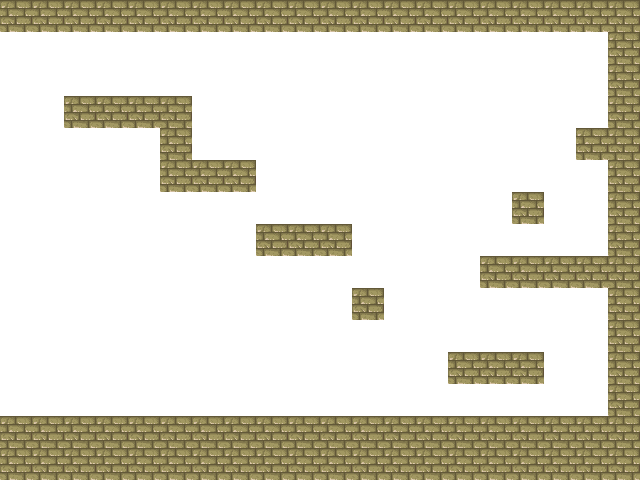

This game map was drawn from its Tiled (.tmx) file and the tilesets committed beside it. A one-line description and the full map source follow:
An orthogonal 20x15 tile map with 32x32 px tiles, 1 tile layer (capa0).

<map version="1.0" tiledversion="1.1.2" orientation="orthogonal" renderorder="right-down" width="20" height="15" tilewidth="32" tileheight="32" infinite="0" backgroundcolor="#ffffff" nextobjectid="1">
 <tileset firstgid="1" source="tmw_desert.tsx" />
 <layer name="capa0" width="20" height="15">
  <properties>
   <property name="top" type="bool" value="true" />
  </properties>
  <data encoding="csv">
10,10,10,10,10,10,10,10,10,10,10,10,10,10,10,10,10,10,10,10,
0,0,0,0,0,0,0,0,0,0,0,0,0,0,0,0,0,0,0,10,
0,0,0,0,0,0,0,0,0,0,0,0,0,0,0,0,0,0,0,10,
0,0,10,10,10,10,0,0,0,0,0,0,0,0,0,0,0,0,0,10,
0,0,0,0,0,10,0,0,0,0,0,0,0,0,0,0,0,0,10,10,
0,0,0,0,0,10,10,10,0,0,0,0,0,0,0,0,0,0,0,10,
0,0,0,0,0,0,0,0,0,0,0,0,0,0,0,0,10,0,0,10,
0,0,0,0,0,0,0,0,10,10,10,0,0,0,0,0,0,0,0,10,
0,0,0,0,0,0,0,0,0,0,0,0,0,0,0,10,10,10,10,10,
0,0,0,0,0,0,0,0,0,0,0,10,0,0,0,0,0,0,0,10,
0,0,0,0,0,0,0,0,0,0,0,0,0,0,0,0,0,0,0,10,
0,0,0,0,0,0,0,0,0,0,0,0,0,0,10,10,10,0,0,10,
0,0,0,0,0,0,0,0,0,0,0,0,0,0,0,0,0,0,0,10,
10,10,10,10,10,10,10,10,10,10,10,10,10,10,10,10,10,10,10,10,
10,10,10,10,10,10,10,10,10,10,10,10,10,10,10,10,10,10,10,10
</data>
 </layer>
</map>
